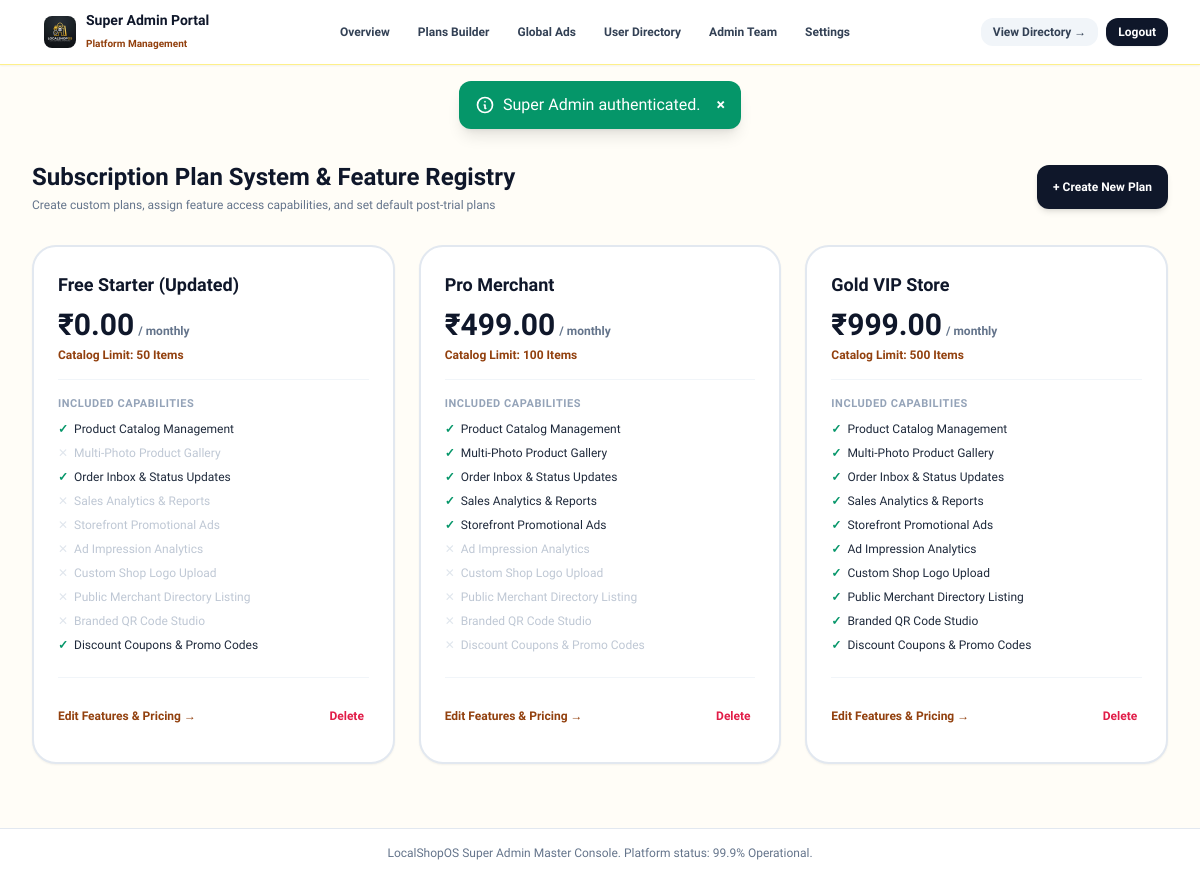
/admin/plans.php (signed in), run on the app's committed database.
### tables this page shows
CREATE TABLE `plans` (
  `id` int(11) NOT NULL AUTO_INCREMENT,
  `name` varchar(255) NOT NULL,
  `price` decimal(10,2) DEFAULT 0.00,
  `billing_period` varchar(50) DEFAULT 'monthly',
  `product_limit` int(11) DEFAULT 30,
  `is_default` tinyint(1) DEFAULT 0,
  `created_at` datetime DEFAULT current_timestamp(),
  PRIMARY KEY (`id`)
);

### admin/plans.php (the view, shortened to what this page needs)
<?php
require_once __DIR__ . '/../includes/auth.php';
$pdo = getDBConnection();
$plansStmt = $pdo->query("SELECT * FROM plans ORDER BY price ASC");
$plans = $plansStmt->fetchAll();
$planFeaturesMap = [];
$pfRows = $pdo->query("SELECT * FROM plan_features")->fetchAll();
foreach ($pfRows as $r) {
    $planFeaturesMap[$r['plan_id']][] = $r['feature_key'];
}
require_once __DIR__ . '/header.php';
?>
<div class="mb-6 sm:mb-8 flex flex-col sm:flex-row sm:items-center justify-between gap-4">
  <div>
    <h1 class="text-xl sm:text-2xl font-black text-slate-900">Subscription Plan System & Feature Registry</h1>
    <p class="text-xs text-slate-500 mt-1 font-medium">Create custom plans, assign feature access capabilities, and set default post-trial plans</p>
  </div>
  <button onclick="openPlanModal()" class="w-full sm:w-auto px-4 py-3 bg-slate-900 hover:bg-slate-800 text-white font-black text-xs rounded-xl shadow-md flex items-center justify-center space-x-1.5 touch-target">
    <span>+ Create New Plan</span>
  </button>
</div>
<div class="grid grid-cols-1 md:grid-cols-3 gap-6 mb-8">
  <?php foreach ($plans as $p):
    $pFeats = $planFeaturesMap[$p['id']] ?? [];
  ?>
    <div class="bg-white border-2 rounded-3xl p-5 sm:p-6 shadow-sm flex flex-col justify-between relative <?= $p['is_default'] ? 'border-brand-500 bg-brand-50/20' : 'border-slate-200' ?>">
      <div>
        <div class="border-b border-slate-100 pb-4 mb-4">
          <h3 class="text-lg font-black text-slate-900"><?= htmlspecialchars($p['name']) ?></h3>
          <div class="mt-2 flex items-baseline gap-1">
            <span class="text-3xl font-black text-slate-900">₹<?= number_format($p['price'], 2) ?></span>
            <span class="text-xs text-slate-500 font-bold">/ <?= htmlspecialchars($p['billing_period']) ?></span>
          </div>
          <p class="text-xs text-amber-800 font-bold mt-1">Catalog Limit: <strong><?= (int)$p['product_limit'] ?> Items</strong></p>
        </div>
        <div class="space-y-2 mb-6">
          <span class="text-[11px] font-black uppercase text-slate-400 block tracking-wider">Included Capabilities</span>
          <?php foreach (FEATURE_REGISTRY as $fk => $info):
            $hasFeat = in_array($fk, $pFeats);
          ?>
            <div class="flex items-center justify-between text-xs font-medium <?= $hasFeat ? 'text-slate-800 font-bold' : 'text-slate-400 opacity-60' ?>">
              <span class="flex items-center gap-1.5">
                <span class="<?= $hasFeat ? 'text-emerald-600 font-black' : 'text-slate-300' ?>"><?= $hasFeat ? '✓' : '✕' ?></span>
                <span><?= htmlspecialchars($info['name']) ?></span>
              </span>
            </div>
          <?php endforeach; ?>
        </div>
      </div>
      <div class="pt-4 border-t border-slate-100 flex items-center justify-between">
        <button onclick="editPlan(<?= (int)$p['id'] ?>)" class="text-xs font-black text-amber-800 hover:underline touch-target">
          Edit Features & Pricing &rarr;
        </button>
        <?php if (!$p['is_default']): ?>
          <form method="POST" action="/admin/plans.php" class="inline" onsubmit="return confirm('Delete plan <?= htmlspecialchars(addslashes($p['name'])) ?>?')">
            <button type="submit" class="text-xs font-bold text-rose-600 hover:text-rose-800 touch-target">Delete</button>
          </form>
        <?php endif; ?>
      </div>
    </div>
  <?php endforeach; ?>
</div>
<?php require_once __DIR__ . '/footer.php'; ?>

### admin/header.php (style rules this page uses)
body { font-family: 'Plus Jakarta Sans', sans-serif; background-color: #FFFDF7; color: #0F172A; overflow-x: hidden; }
.touch-target { min-height: 44px; min-width: 44px; }

### data on the page
plans: name "Free Starter (Updated)", price "0.00", billing_period "monthly", product_limit "50", name "Product Catalog Management", name "Multi-Photo Product Gallery", name "Order Inbox & Status Updates", name "Sales Analytics & Reports", name "Storefront Promotional Ads", name "Ad Impression Analytics", name "Custom Shop Logo Upload", name "Public Merchant Directory Listing", name "Branded QR Code Studio", name "Discount Coupons & Promo Codes"
plans: name "Pro Merchant", price "499.00", billing_period "monthly", product_limit "100", name "Product Catalog Management", name "Multi-Photo Product Gallery", name "Order Inbox & Status Updates", name "Sales Analytics & Reports", name "Storefront Promotional Ads", name "Ad Impression Analytics", name "Custom Shop Logo Upload", name "Public Merchant Directory Listing", name "Branded QR Code Studio", name "Discount Coupons & Promo Codes"
plans: name "Gold VIP Store", price "999.00", billing_period "monthly", product_limit "500", name "Product Catalog Management", name "Multi-Photo Product Gallery", name "Order Inbox & Status Updates", name "Sales Analytics & Reports", name "Storefront Promotional Ads", name "Ad Impression Analytics", name "Custom Shop Logo Upload", name "Public Merchant Directory Listing", name "Branded QR Code Studio", name "Discount Coupons & Promo Codes"

### other printed values
$flash['message'] "Super Admin authenticated."
